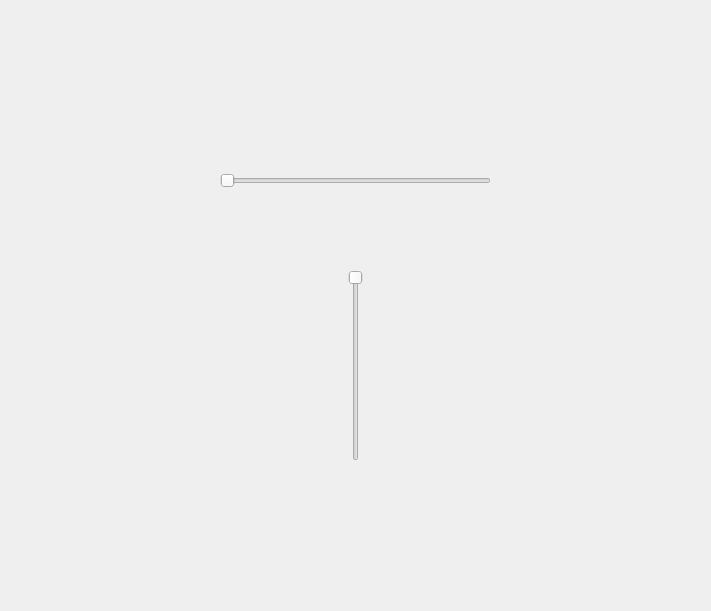
<?xml version="1.0" encoding="UTF-8"?>
<ui version="4.0">
 <class>Widget</class>
 <widget class="QWidget" name="Widget">
  <property name="windowTitle">
   <string>Widget</string>
  </property>
  <widget class="QSlider" name="verticalSlider">
   <property name="geometry">
    <rect>
     <x>320</x>
     <y>270</y>
     <width>71</width>
     <height>191</height>
    </rect>
   </property>
   <property name="orientation">
    <enum>Qt::Vertical</enum>
   </property>
   <property name="invertedAppearance">
    <bool>true</bool>
   </property>
  </widget>
  <widget class="QSlider" name="horizontalSlider">
   <property name="geometry">
    <rect>
     <x>220</x>
     <y>150</y>
     <width>271</width>
     <height>61</height>
    </rect>
   </property>
   <property name="orientation">
    <enum>Qt::Horizontal</enum>
   </property>
  </widget>
 </widget>
 <resources/>
 <connections/>
</ui>
